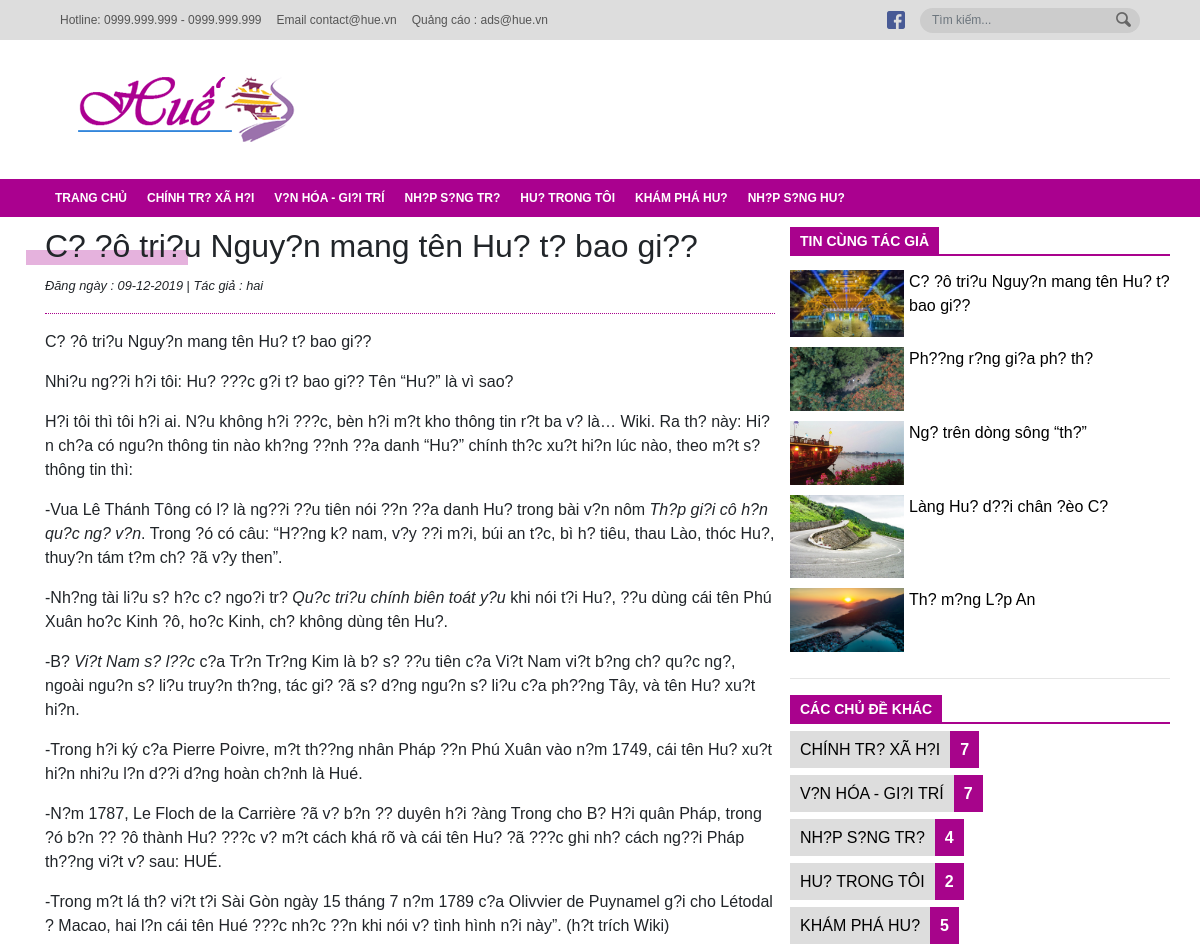
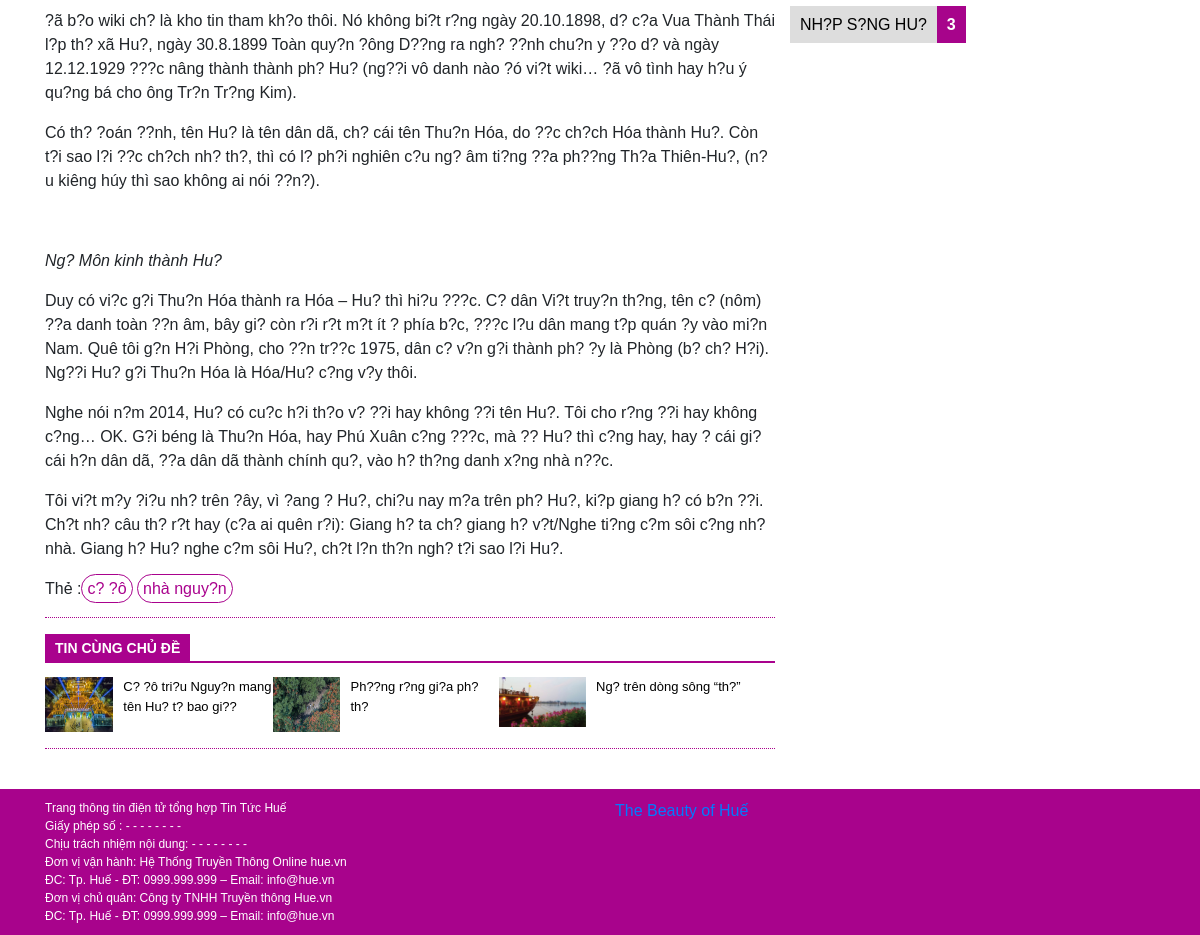
The app's page /chitiet.php?slug-bai-viet=co-do-trieu-nguyen-mang-ten-hue-tu-bao-gio with its own data (2 pictures, top to bottom).
### tables this page shows
CREATE TABLE `category` (
  `id` int(11) NOT NULL,
  `name` varchar(255) NOT NULL,
  `slug` varchar(255) NOT NULL
);

CREATE TABLE `post` (
  `id` int(11) NOT NULL,
  `title` varchar(255) NOT NULL,
  `slug` varchar(255) NOT NULL,
  `thumbnail` varchar(255) NOT NULL,
  `content` text NOT NULL,
  `author` varchar(255) NOT NULL,
  `timesend` varchar(255) NOT NULL,
  `category` varchar(255) NOT NULL,
  `tag` text NOT NULL,
  `isHide` bit(1) NOT NULL DEFAULT b'0'
);

CREATE TABLE `user` (
  `id` int(11) NOT NULL,
  `username` varchar(255) NOT NULL,
  `email` varchar(255) NOT NULL,
  `pw` varchar(255) NOT NULL,
  `fullname` varchar(255) NOT NULL,
  `fb` varchar(255) NOT NULL,
  `role` int(11) NOT NULL DEFAULT 0
);

### admin/model/entity/post.php (called while the page is built, shortened)
<?php
	class Post{
		function __construct($id,$title,$slug,$thumbnail,$content,$author,$timesend,$category,$tag,$isHide)
		{
			$this->title = $title;
			$this->slug = $slug;
			$this->thumbnail = $thumbnail;
			$this->content = $content;
			$this->author=$author;
			$this->timesend=$timesend;
			$this->tag=$tag;
		}
		static function getAllPost(){
			$connect = new mysqli("localhost","root","","hue-cms");
			$connect->set_charset("utf8");
			$query = "SELECT post.id,title,slug,thumbnail,content,user.fullname,timesend,category,tag,isHide FROM post JOIN user ON post.author = user.username WHERE isHide = 0 ORDER BY id DESC";
			$result = $connect->query($query);
			$rs = array();
			if ($result->num_rows > 0) {
				while ($rows = $result->fetch_assoc()) {
					array_push($rs,new Post(
	                    $rows["id"],
						$rows["title"],
						$rows["slug"],
	                    $rows["thumbnail"],
	                    $rows["content"],
						$rows["fullname"],
						$rows["timesend"],
						$rows["category"],
						$rows["tag"],
						$rows["isHide"]
	                ));
				}
	        }
			return $rs;
		}
		static function getChitietOfPost($slug){
			$connect = new mysqli("localhost","root","","hue-cms");
			$connect->set_charset("utf8");
			$query = "SELECT post.id,title,slug,thumbnail,content,user.username,timesend,category,tag,isHide FROM post JOIN user ON post.author = user.username WHERE isHide = 0 AND slug = '{$slug}'";
			$result = $connect->query($query);
			$rs = array();
			if ($result->num_rows > 0) {
				while ($rows = $result->fetch_assoc()) {
					array_push($rs,new Post(
	                    $rows["id"],
						$rows["title"],
						$rows["slug"],
	                    $rows["thumbnail"],
	                    $rows["content"],
						$rows["username"],
						$rows["timesend"],
						$rows["category"],
						$rows["tag"],
						$rows["isHide"]
	                ));
				}
	        }
			return $rs;
		}
		static function getPostByCategoryChitiet($category)
		{
			$connect = new mysqli("localhost","root","","hue-cms");
			$connect->set_charset("utf8");
			$query = "SELECT post.id,title,slug,thumbnail,content,user.fullname,timesend,category,tag,isHide FROM post JOIN user ON post.author = user.username WHERE isHide = 0 and category = '{$category}' ORDER BY id DESC LIMIT 0,3";
			$result = $connect->query($query);
			$rs = array();
			if ($result->num_rows > 0) {
				while ($rows = $result->fetch_assoc()) {
					array_push($rs,new Post(
	                    $rows["id"],
						$rows["title"],
						$rows["slug"],
	                    $rows["thumbnail"],
	                    $rows["content"],
						$rows["fullname"],
						$rows["timesend"],
						$rows["category"],
						$rows["tag"],
						$rows["isHide"]
	                ));
				}
	        }
			return $rs;
		}
		static function getPostByAuthor($author)
		{
			$connect = new mysqli("localhost","root","","hue-cms");
			$connect->set_charset("utf8");
			$query = "SELECT post.id,title,slug,thumbnail,content,user.fullname,timesend,category,tag,isHide FROM post JOIN user ON post.author = user.username WHERE isHide = 0 and author = '{$author}' ORDER BY id DESC LIMIT 0,5";
			$result = $connect->query($query);
			$rs = array();
			if ($result->num_rows > 0) {
				while ($rows = $result->fetch_assoc()) {
					array_push($rs,new Post(
	                    $rows["id"],
						$rows["title"],
						$rows["slug"],
	                    $rows["thumbnail"],
	                    $rows["content"],
						$rows["fullname"],
						$rows["timesend"],
						$rows["category"],
						$rows["tag"],
						$rows["isHide"]
	                ));
				}
	        }
			return $rs;
		}
	}
?>

### admin/model/entity/category.php (called while the page is built, shortened)
<?php
	class Category{
		function __construct($id, $slug,$name)
		{
			$this->slug = $slug;
			$this->name = $name;
		}
		static function getAllCategory(){
			$connect = new mysqli("localhost","root","","hue-cms");
			$connect->set_charset("utf8");
			$query = "SELECT * FROM category";
			$result = $connect->query($query);
			$rs = array();
			if ($result) {
				while ($rows = $result->fetch_assoc()) {
					array_push($rs,new Category(
						$rows["id"],
						$rows["slug"],
	                    $rows["name"]
	                ));
				}
			}
        	return $rs;
		}
		static function countPostInCate($slug_cate){
			$connect = new mysqli("localhost","root","","hue-cms");
			$connect->set_charset("utf8");
			$query = "SELECT * FROM post WHERE category = '{$slug_cate}'";
			$result = $connect->query($query);
			$i = 0;
			if ($result) {
				while ($rows = $result->fetch_assoc()) {
					$i++;
				}
			}
        	return $i;
		}
	}
?>

### chitiet.php (the view, shortened to what this page needs)
<?php include_once('header.php');
?>
	<main>
		<div class="container">
			<div class="row">
				<div class="col col-8">
					<div class="bai-viet">
						<div class="tieu-de-bai-viet">
							<h2><?php echo $chitiet[0]->title?></h2>
							<div class="make-color"></div>
						</div>
						<div class="thoigian-tacgia">
							<small><i>Đăng ngày : <?php echo $chitiet[0]->timesend?></i> | </small>
							<small><i>Tác giả : <?php echo $chitiet[0]->author?></i></small>
						</div>
						<hr class="line">
						<p class="noidungtin"><?php echo $chitiet[0]->content?></p>
					</div>
					<?php
						if($chitiet[0]->tag!=null){
						?>
						<div class="tag">
						<span>Thẻ :<?php $arr = explode(',', $chitiet[0]->tag);
						foreach($arr as $key => $value){
							echo "<a href='#'>".$value."</a> ";
						}
						?></span>
					</div>
					<?php }
					?>
					<hr class="line">
					<?php
						$tincungchude = Post::getPostByCategoryChitiet($chitiet[0]->category);
					?>
					<div class="tin-lien-quan">
						<div class="menu-tin-moi">
							<a href="#">tin cùng chủ đề</a>
						</div>
						<div class="row list-tin-lien-quan">
							<ul>
								<?php
									foreach($tincungchude as $key => $value){
										echo "<li class='min-post-detail'>";
										echo "<a href='chitiet.php?slug-bai-viet=".$value->slug."'><img src='admin/".$value->thumbnail."'>";
										echo "<p>".$value->title."</p>";
										echo "</a></li>";
									}
								?>
							</ul>
						</div>
					</div>
					<hr class="line">
					<br>
				</div>
				<div class="col col-4 mini-post">
					<div class="menu-tin-moi">
						<a href="#">tin cùng tác giả</a>
					</div>
					<ul>
					<?php
						$postAuth = Post::getPostByAuthor($chitiet[0]->author);
						foreach($postAuth as $key => $value){
					?>
						<li class="min-post-detail">
							<a href="chitiet.php?slug-bai-viet=<?php echo $value->slug?>"><img src="admin/<?php echo $value->thumbnail?>">
								<p><?php echo $value->title?>
								</p>
							</a>
						</li>
						<?php }?>
					</ul>
					<hr>
					<div class="thong-ke-bai-viet">
						<div class="menu-tin-moi">
							<a href="#">các chủ đề khác</a>
						</div>
						<ul>
						<?php
							include_once('admin/model/entity/category.php');
							$post= Category::getAllCategory();
							foreach($post as $key => $value){
								echo "<li>";
								echo "<a href='category.php?slug-bai-viet=".$value->slug."' class='name-cate'>".$value->name."</a>";
								echo "<span class='count-post'>".Category::countPostInCate($value->slug)."</span>";
								echo "</li>";
							}
						?>
						</ul>
					</div>
				</div>
			</div>
		</div>
	</main>
	<footer>
		<div class="wrapper">
			<div class="container">
				<div class="row">
				<div class="col col-6 detail-footer">
					<p>Trang thông tin điện tử tổng hợp Tin Tức Huế</p>
					<p>Giấy phép số : - - - - - - - - </p>
					<p>Chịu trách nhiệm nội dung: - - - - - - -  -</p>
					<p>Đơn vị vận hành: Hệ Thống Truyền Thông Online hue.vn</p>
					<p>ĐC: Tp. Huế - ĐT: 0999.999.999 – Email: info@hue.vn</p>
					<p>Đơn vị chủ quản: Công ty TNHH Truyền thông Hue.vn</p>
					<p>ĐC: Tp. Huế - ĐT: 0999.999.999 – Email: info@hue.vn</p>
				</div>
				<div class="col col-6 fanpage">
					<div class="fb-page" data-href="https://www.facebook.com/Thebeautyofhue/" data-tabs="timeline" data-width="500" data-height="130" data-small-header="false" data-adapt-container-width="true" data-hide-cover="false" data-show-facepile="false"><blockquote cite="https://www.facebook.com/Thebeautyofhue/" class="fb-xfbml-parse-ignore"><a href="https://www.facebook.com/Thebeautyofhue/">The Beauty of Huế</a></blockquote></div>
				</div>
			</div>
			</div>
		</div>
	</footer>
</body>
</html>

### header.php (shortened to what this page needs)
<?php
    include_once('admin/model/entity/category.php');
	$category = Category::getAllCategory();
	include_once('admin/model/entity/post.php');
	$allpost = Post::getAllPost();
	include_once('admin/model/entity/post.php');
	if(isset($_GET['slug-bai-viet'])){
		$chitiet = Post::getChitietOfPost($_GET['slug-bai-viet']);
	}
?>
<!DOCTYPE html>
<html lang="en">
<head>
	<link rel="stylesheet" href="https://maxcdn.bootstrapcdn.com/bootstrap/4.0.0/css/bootstrap.min.css">
	<link rel="stylesheet" type="text/css" href="style.css">
	<link rel="stylesheet" type="text/css" href="responsive.css">
</head>
<body>
	<header>
		<div class="top-bar">
			<div class="container">
				<div class="row row-nmg justify-content-between align-items-center">
					<div class="box-1">
						<ul>
							<li>Hotline: 0999.999.999 - 0999.999.999</li>
							<li>Email contact@hue.vn</li>
							<li>Quảng cáo : ads@hue.vn</li>
						</ul>
					</div>
					<div class="box-2">
						<ul>
							<li>
								<a href="#">
									<img src="img/facebook_ic.png">
								</a>
							</li>
							<li>
								<form method="POST" class="search-form" action="#">
									<div class="search form-group">
										<input type="text" name="search" id="search_box" class="form-control" placeholder="Tìm kiếm...">
									</div>
									<button type="submit" class="btn btn-search">
										<img src="img/Search.png">
									</button>
								</form>
							</li>
						</ul>
					</div>
				</div>
			</div>
		</div>
		<div id="menu_mobile" class="content" style="display: block;">
	        <div class="container">
	            <div class="row row-nmg justify-content-between align-items-center">
	                <a href="index.php" class="logo">
	                	<img src="img/logo-header.png" alt="hue.vn"></a>
	                </div>
	            </div>
	        </div>
		<div class="nav-header">
			<div class="container">
				<ul class="main">
					<li><a href="index.php">trang chủ</a></li>
                    <?php
                        foreach($category as $key => $value){
                            echo "<li><a href='category.php?name-cate=".$value->slug."'>".$value->name."</a></li>";
                        }
                    ?>
				</ul>
			</div>
		</div>
	</header>

### style.css (style rules this page uses)
body { font-family: Arial, sans-serif; }
a { cursor: pointer; text-decoration: none; }
header .top-bar { height: 40px; background-color: #ddd; }
header ul { margin-bottom: 0; padding-left: 0; }
header ul li { list-style-type: none; }
header .top-bar ul, header .top-bar .box-2 { display: flex; flex-direction: row; flex-wrap: nowrap; }
header .top-bar ul li { color: #555; font-size: 12px; margin-right: 15px; margin-top: auto; margin-bottom: auto; }
header .top-bar form, header nav.nav-header form, header .top-bar form, header nav.nav-header-search form { position: relative; }
header .top-bar form .search, header nav.nav-header form .search, header .top-bar form .search, header nav.nav-header-search form .search { margin-bottom: 0; }
header .top-bar form .search input, header nav.nav-header-search form .search input { border-radius: unset; }
header .top-bar form .search input, header nav.nav-header form .search input, header .top-bar form .search input, header nav.nav-header-search form .search input { height: 25px; color: #555; font-size: 12px; border-radius: 25px; border: none; background-color: #ccc; width: 220px; }
header .top-bar form button.btn-search, header nav.nav-header-search form button.btn-search { position: absolute; right: 8px; top: 43%; transform: translateY(-50%); background-color: transparent; padding: 0; }
header .content .logo { padding: 2rem 0.5rem 2rem 0; }
header .nav-header, header .nav-header-search { background-color: #aa018f; }
header ul.main { display: flex; flex-direction: row; align-items: center; height: 38px; }
header .nav-header ul.main > li, header .nav-header ul.main > li > a, header .nav-header-search ul.main > li, header .nav-header-search ul.main > li > a { color: white; align-items: center; transition: 0.2s; display: flex; }
header ul.main > li > a { text-decoration: none; text-transform: uppercase; font-weight: 700; font-size: 12px; padding: 10px; height: 100%; position: relative; }
header ul.main > li a:after { content: ""; position: absolute; bottom: 31px; left: 37%; border-top: 7px solid white; border-right: 7px solid transparent; border-left: 7px solid transparent; opacity: 0; }
.container, .container > .row { height: 100%; }
.row { height: 100%; }
.row.list-tin-lien-quan ul { font-size: 13px; padding-left: 15px; margin: 0; }
.row.list-tin-lien-quan p { padding-left: 10px; }
.list-tin-lien-quan ul li { list-style: none; }
.row-nmg { margin-left: 0; margin-right: 0; }
main { padding-top: 10px; }
.menu-tin-moi a { text-decoration: none; display: block; background: #a9028d; color: #fff; padding: 4px 10px; float: left; position: relative; z-index: 0; text-transform: uppercase; font-size: 14px; font-weight: bold; }
.menu-tin-moi { border-bottom: 2px solid #a9028d; display: block; height: 29px; overflow: hidden; margin-bottom: 14px; }
.mini-post { padding: 0; }
.min-post-detail img { width: 30%; height: auto; }
.mini-post ul { padding: 0; }
.mini-post ul li { padding-bottom: 10px; list-style: none; }
.mini-post ul li p { padding-left: 5px; }
.min-post-detail a { color: black; text-decoration: none; display: flex; }
hr.line { border-top: 1px dotted #a9028d; }
.wrapper { background-color: #a8038c; }
.fanpage { margin-top: 10px; }
.detail-footer { padding-top: 10px; padding-bottom: 10px; font-size: 12px; color: white; }
.detail-footer p { margin: 0; }
.list-tin-lien-quan ul { display: flex; }
.tieu-de-bai-viet { position: relative; }
.make-color { position: absolute; background-color: #aa018e; width: 162px; height: 15px; bottom: 0; left: -19px; opacity: 0.3; z-index: -1; }
.tag a { text-decoration: none; border: 1px solid #a9028d; border-radius: 15px; color: #a9028d; padding: 5px; transition: 0.6s; }
.thong-ke-bai-viet ul li { margin-bottom: 10px; }
.thong-ke-bai-viet ul li a { text-decoration: none; text-transform: uppercase; }
.name-cate { background-color: #dddddd; color: black; padding: 10px; }
.count-post { background-color: #a7048b; padding: 10px; color: white; font-weight: bold; }

### records on screen
category: name "CHÍNH TR? XÃ H?I", slug "7"
category: name "V?N HÓA - GI?I TRÍ", slug "7"
category: name "NH?P S?NG TR?", slug "4"
category: name "HU? TRONG TÔI", slug "2"
category: name "KHÁM PHÁ HU?", slug "5"
category: name "NH?P S?NG HU?", slug "3"
post: title "C? ?ô tri?u Nguy?n mang tên Hu? t? bao gi??", timesend "09-12-2019", user.username "hai", content "C? ?ô tri?u Nguy?n mang tên Hu? t? bao gi?? Nhi?u ng??i h?i tôi: Hu? ???c g?i t? bao gi?? Tên “Hu?” là vì sao? H?i tôi thì tôi h?i ai. N?u không h?i ???c, bèn h?i m?t kho thông tin r?t ba v? là… Wiki. Ra th? này: Hi?n ch?a có ngu?n thông tin nào kh?ng ??nh ??a danh “Hu?” chính th?c xu?t hi?n lúc nào, theo m?t s? thông tin thì: -Vua Lê Thánh Tông có l? là ng??i ??u tiên nói ??n ??a danh Hu? trong bài v?n nôm Th?p gi?i cô h?n qu?c ng? v?n . Trong ?ó có câu: “H??ng k? nam, v?y ??i m?i, búi an t?c, bì h? tiêu, thau Lào, thóc Hu?, thuy?n tám t?m ch? ?ã v?y then”. -Nh?ng tài li?u s? h?c c? ngo?i tr? Qu?c tri?u chính biên toát y?u khi nói t?i Hu?, ??u dùng cái tên Phú Xuân ho?c Kinh ?ô, ho?c Kinh,…", tag "c? ?ô", tag "nhà nguy?n"

### other values on screen
$value->title "C? ?ô tri?u Nguy?n mang tên Hu? t? bao gi??"
$value->title "Ph??ng r?ng gi?a ph? th?"
$value->title "Ng? trên dòng sông “th?”"
$value->title "Làng Hu? d??i chân ?èo C?"
$value->title "Th? m?ng L?p An"
